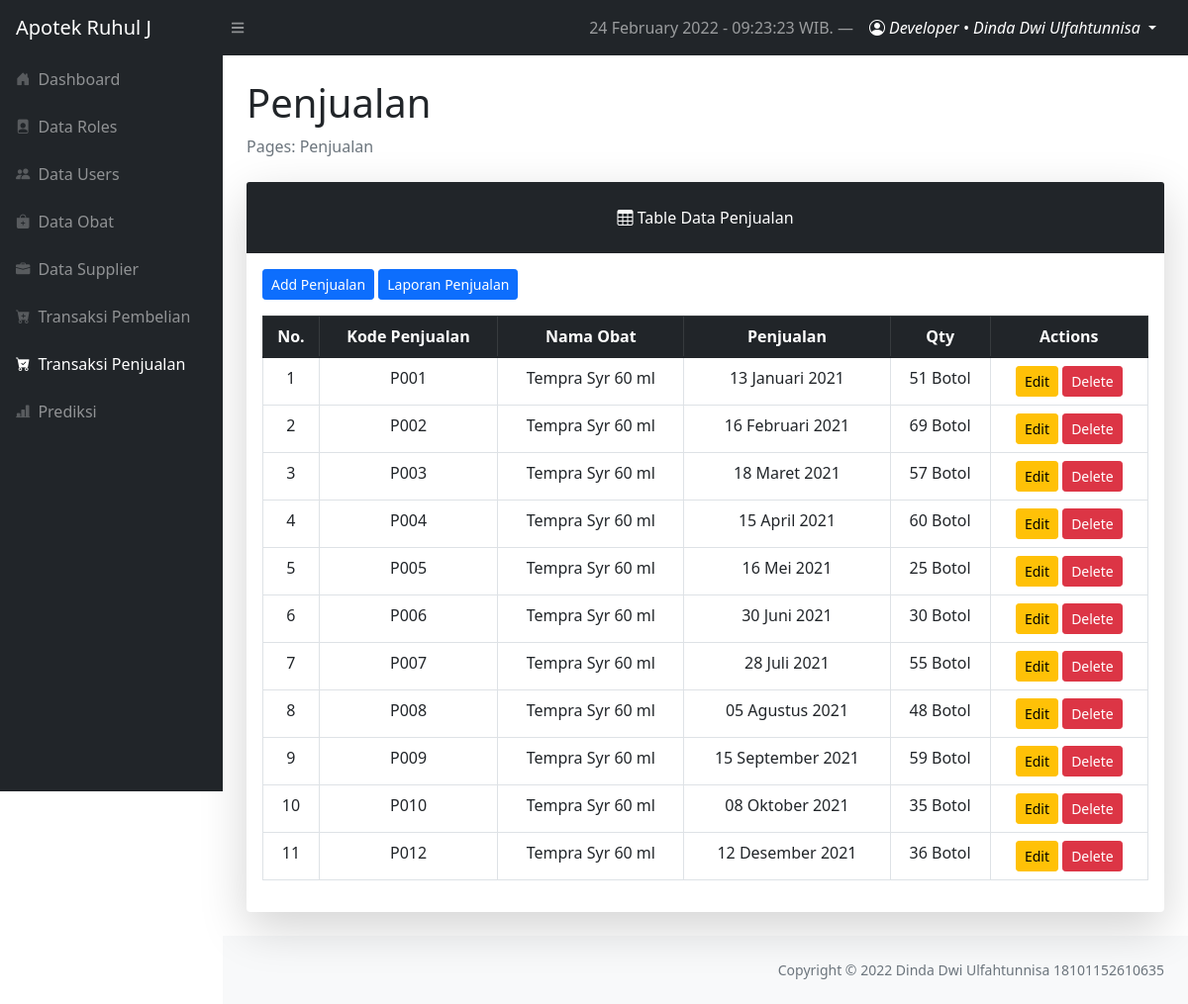
/layouts/dashboard/index.php?page=penjualan (signed in), run on the app's committed database.
### tables this page shows
CREATE TABLE `tbl_penjualan` (
  `penjualan_id` int(11) NOT NULL,
  `kode_penjualan` varchar(10) NOT NULL,
  `obat_id` int(11) NOT NULL,
  `bulan` int(11) NOT NULL,
  `tahun` year(4) NOT NULL,
  `tgl_penjualan` date NOT NULL,
  `jumlah` int(11) NOT NULL
);

CREATE TABLE `tbl_obat` (
  `obat_id` int(11) NOT NULL,
  `kode_obat` varchar(10) NOT NULL,
  `nama_obat` varchar(50) NOT NULL,
  `kedaluwarsa` date NOT NULL,
  `harga_beli` int(11) NOT NULL,
  `harga_jual` int(11) NOT NULL,
  `satuan_obat` varchar(10) NOT NULL,
  `stok` int(11) NOT NULL,
  `supplier_id` int(11) NOT NULL
);

### config/config.php (called while the page is built, shortened)
<?php
$localhost  = "localhost";
$username   = "root";
$password   = "";
$db         = "forecasting_apotek";
$conn = mysqli_connect($localhost, $username, $password, $db);
function query($query)
{
    global $conn;
    $result = mysqli_query($conn, $query);
    while ($row = mysqli_fetch_assoc($result)) {
        $rows[] = $row;
    }
    return $rows;
}
function TanggalIndo($date)
{
    $BulanIndo = array("Januari", "Februari", "Maret", "April", "Mei", "Juni", "Juli", "Agustus", "September", "Oktober", "November", "Desember");
    $tahun = substr($date, 0, 4);
    $bulan = substr($date, 5, 2);
    $tgl   = substr($date, 8, 2);
    $result = $tgl . " " . $BulanIndo[(int) $bulan - 1] . " " . $tahun;
    return ($result);
}

### layouts/dashboard/penjualan/index.php (the view, shortened to what this page needs)
<?php
require '../../config/config.php';
$penjualans = query("SELECT * FROM tbl_penjualan INNER JOIN tbL_obat ON tbl_penjualan.obat_id = tbl_obat.obat_id");
$no = 1;
?>
<main>
    <div class="container-fluid px-4">
        <h1 class="mt-4">Penjualan</h1>
        <ol class="breadcrumb mb-4">
            <li class="breadcrumb-item active">Pages: Penjualan</li>
        </ol>
        <div class="card shadow-lg border-0 mb-4">
            <div class="card-header border-0 text-center p-4 bg-dark text-white">
                <i class="bi bi-table"></i>
                Table Data Penjualan
            </div>
            <div class="card-body">
                <a href="?page=penjualan/create" class="btn btn-sm btn-primary mb-3">Add Penjualan</a>
                <a href="?page=penjualan/laporan" class="btn btn-sm btn-primary mb-3">Laporan Penjualan</a>
                <table class="table table-bordered table-hover table-responsive-sm text-center">
                    <thead class="table-dark">
                        <th scope="col">No.</th>
                        <th scope="col">Kode Penjualan</th>
                        <th scope="col">Nama Obat</th>
                        <th scope="col">Penjualan</th>
                        <th scope="col">Qty</th>
                        <th scope="col">Actions</th>
                    </thead>
                    <tbody>
                        <?php foreach ($penjualans as $penjualan) : ?>
                            <tr>
                                <td><?= $no++; ?></td>
                                <td><?= $penjualan['kode_penjualan']; ?></td>
                                <td><?= $penjualan['nama_obat']; ?></td>
                                <td><?= TanggalIndo($penjualan['tgl_penjualan']); ?></td>
                                <td><?= $penjualan['jumlah'] ?> <?= $penjualan['satuan_obat'] ?></td>
                                <td>
                                    <a href="index.php?page=penjualan/update&id=<?= $penjualan['penjualan_id'] ?>" class="btn btn-sm btn-warning">Edit</a>
                                    <a href="index.php?page=penjualan/delete&id=<?= $penjualan['penjualan_id'] ?>" class="btn btn-sm btn-danger" onclick="return confirm('Are you sure to delete Penjualan?')">Delete</a>
                                </td>
                            </tr>
                        <?php endforeach; ?>
                    </tbody>
                </table>
            </div>
        </div>
</main>

### data on the page
tbl_penjualan: kode_penjualan "P001", obat.nama_obat "Tempra Syr 60 ml", tgl_penjualan "13 Januari 2021", jumlah "51", obat.satuan_obat "Botol"
tbl_penjualan: kode_penjualan "P002", obat.nama_obat "Tempra Syr 60 ml", tgl_penjualan "16 Februari 2021", jumlah "69", obat.satuan_obat "Botol"
tbl_penjualan: kode_penjualan "P003", obat.nama_obat "Tempra Syr 60 ml", tgl_penjualan "18 Maret 2021", jumlah "57", obat.satuan_obat "Botol"
tbl_penjualan: kode_penjualan "P004", obat.nama_obat "Tempra Syr 60 ml", tgl_penjualan "15 April 2021", jumlah "60", obat.satuan_obat "Botol"
tbl_penjualan: kode_penjualan "P005", obat.nama_obat "Tempra Syr 60 ml", tgl_penjualan "16 Mei 2021", jumlah "25", obat.satuan_obat "Botol"
tbl_penjualan: kode_penjualan "P006", obat.nama_obat "Tempra Syr 60 ml", tgl_penjualan "30 Juni 2021", jumlah "30", obat.satuan_obat "Botol"
tbl_penjualan: kode_penjualan "P007", obat.nama_obat "Tempra Syr 60 ml", tgl_penjualan "28 Juli 2021", jumlah "55", obat.satuan_obat "Botol"
tbl_penjualan: kode_penjualan "P008", obat.nama_obat "Tempra Syr 60 ml", tgl_penjualan "05 Agustus 2021", jumlah "48", obat.satuan_obat "Botol"
tbl_penjualan: kode_penjualan "P009", obat.nama_obat "Tempra Syr 60 ml", tgl_penjualan "15 September 2021", jumlah "59", obat.satuan_obat "Botol"
tbl_penjualan: kode_penjualan "P010", obat.nama_obat "Tempra Syr 60 ml", tgl_penjualan "08 Oktober 2021", jumlah "35", obat.satuan_obat "Botol"
tbl_penjualan: kode_penjualan "P012", obat.nama_obat "Tempra Syr 60 ml", tgl_penjualan "12 Desember 2021", jumlah "36", obat.satuan_obat "Botol"

### other printed values
$timenow "24 February 2022 - 09:23:23"
$_SESSION['username'] "Developer"
$_SESSION['fullname'] "Dinda Dwi Ulfahtunnisa"
